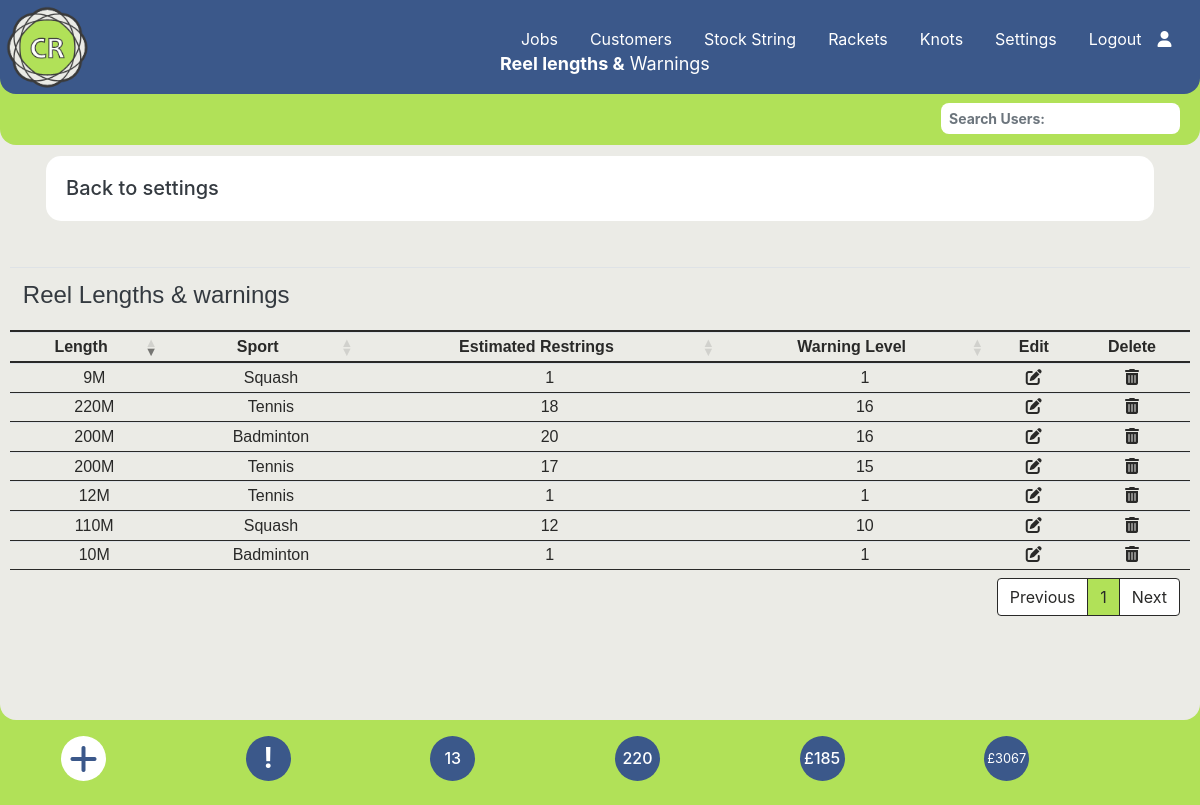
/reel-lengths.php (signed in), run on the app's committed database.
### tables this page shows
CREATE TABLE `reel_lengths` (
  `reel_length_id` int(3) NOT NULL,
  `length` int(4) NOT NULL,
  `warning_level` int(4) NOT NULL,
  `sport` int(3) NOT NULL
);

CREATE TABLE `sport` (
  `sportid` int(4) NOT NULL,
  `sportname` varchar(50) NOT NULL,
  `string_length_per_racket` int(3) NOT NULL,
  `image` varchar(100) NOT NULL
);

CREATE TABLE `settings` (
  `id` int(5) NOT NULL,
  `description` varchar(20) NOT NULL,
  `value` varchar(5) NOT NULL
);

### reel-lengths.php (the view, shortened to what this page needs)
<?php require_once('./Connections/wcba.php');
require_once('./menu.php');
$current_month_text = date("F");
$current_month_numeric = date("m");
$current_year = date("Y");
$query_Recordset6 = "SELECT * FROM stringjobs WHERE collection_date LIKE '___" . $current_month_numeric . "/" . $current_year . "%'ORDER BY job_id ASC;";
$Recordset6 = mysqli_query($conn, $query_Recordset6) or die(mysqli_error($conn));
$totalRows_Recordset6 = mysqli_num_rows($Recordset6);
$query_Recordset7 = "SELECT * FROM stringjobs ORDER BY job_id ASC;";
$Recordset7 = mysqli_query($conn, $query_Recordset7) or die(mysqli_error($conn));
$totalRows_Recordset7 = mysqli_num_rows($Recordset7);
$query_Recordset8 = "SELECT SUM(price) as SUM from stringjobs;";
$Recordset8 = mysqli_query($conn, $query_Recordset8) or die(mysqli_error($conn));
$row_Recordset8 = mysqli_fetch_assoc($Recordset8);
$sum = $row_Recordset8['SUM'];
$query_Recordset9 = "SELECT SUM(price) as SUM from stringjobs WHERE paid != '1';";
$Recordset9 = mysqli_query($conn, $query_Recordset9) or die(mysqli_error($conn));
$row_Recordset9 = mysqli_fetch_assoc($Recordset9);
$sum_owed = $row_Recordset9['SUM'];
$sql = "SELECT * FROM reel_lengths LEFT JOIN sport ON reel_lengths.sport = sport.sportid";
$Recordset4 = mysqli_query($conn, $sql) or die(mysqli_error($conn));
$row_Recordset4 = mysqli_fetch_assoc($Recordset4);
?>
<!DOCTYPE html>
<html lang="en">
<head>
  <link rel="stylesheet" href="https://cdnjs.cloudflare.com/ajax/libs/font-awesome/6.4.2/css/all.min.css">
  <link rel="stylesheet" href="https://stackpath.bootstrapcdn.com/bootstrap/4.3.1/css/bootstrap.min.css">
  <link rel="stylesheet" href="https://cdnjs.cloudflare.com/ajax/libs/bootstrap-datepicker/1.9.0/css/bootstrap-datepicker3.min.css">
  <link rel="stylesheet" href="./css/style.css">
  <link rel="stylesheet" type="text/css" href="https://cdn.datatables.net/1.13.6/css/dataTables.bootstrap4.min.css" />
</head>
<body data-spy="scroll" data-target="#main-nav">
  <?php
  echo $main_menus;
  ?>
  <div>
    <div class="home-section diva">
      <p class="fxdtext"><strong>Reel lengths &</strong> Warnings</p>
      <div class="container mt-3 pb-3 px-3 firstparavp">
        <div class="card cardvp">
          <div class="card-body">
            <a class="text-dark h5" href="./settings.php">Back to settings</a>
          </div>
        </div>
      </div>
      <table id="tblUser1" class="table-text table-hover table table-sm center" style="padding-top: 0; margin-top: 0">
        <thead>
          <tr>
            <th colspan="7">
              <div class="p-2 text-dark h4">Reel Lengths & warnings</div>
            </th>
          </tr>
          <tr>
            <th>
              Length
            </th>
            <th class="d-none d-lg-table-cell" style="text-align: center">
              Sport
            </th>
            <th style="text-align: center">
              Estimated Restrings
            </th>
            <th style="text-align: center">
              Warning Level
            </th>
            <th style="text-align: center">
              Edit
            </th>
            <th style="text-align: center">
              Delete
            </th>
          </tr>
        </thead>
        <tbody>
          <?php
          do {
            $estret = (round($row_Recordset4['length'] / $row_Recordset4['string_length_per_racket'])); ?>
            <tr>
              <td class="pl-3"><?php echo $row_Recordset4['length']; ?>M</td>
              <td class="d-none d-lg-table-cell pl-3" style="text-align: center"><?php echo $row_Recordset4['sportname']; ?></td>
              <td class="pl-3" style="text-align: center"><?php echo $estret; ?></td>
              <td class="pl-3" style="text-align: center"><?php echo $row_Recordset4['warning_level']; ?></td>
              <td style="text-align: center"><i class=" fa-solid fa-pen-to-square" data-toggle="modal" data-target="#LengthEdit<?php echo $row_Recordset4['reel_length_id']; ?>"></i></td>
              <td style="text-align: center">
                <i class=" fa-solid fa-trash-can" data-toggle="modal" data-target="#LengthDelete<?php echo $row_Recordset4['reel_length_id']; ?>"></i>
              </td>
            </tr>
          <?php
          } while ($row_Recordset4 = mysqli_fetch_assoc($Recordset4)); ?>
        </tbody>
      </table>
    </div>
  </div>
  <div class="container center">
    <div class="p-3 row">
      <div class="col-2">
        <a href="#" type="button" class="dot fa-solid fa-plus fa-2x" data-toggle="modal" data-target="#AddLength"></a>
      </div>
      <?php if (!empty($_SESSION['message'])) { ?>
        <div class="col-2">
          <h3 class="blinking" title="Warning Messages" data-toggle="modal" data-target="#warningModal"><strong>!</strong></h3>
        </div>
      <?php } else { ?>
        <div class="col-2">
          <h3 class="dotb" title="Warning Messages"><strong>!</strong></h3>
        </div>
      <?php } ?>
      <div class="col-2">
        <h3 class="dotbt h6 " title="Restrings for <?php echo $current_month_text; ?>"><?php echo $totalRows_Recordset6 ?></h3>
      </div>
      <div class="col-2">
        <a href="#" class="dotbt h6" title="Total restrings"><?php echo $totalRows_Recordset7 ?></a>
      </div>
      <div class="col-2">
        <a href="./jobs-unpaid.php" class="dotbt h6" title="Amount Owed"><?php echo "$currency" . $sum_owed ?></a>
      </div>
      <div class="col-2">
        <a href="#" class="dotbtt h7" title="Total Income"><small><?php echo "$currency" . $sum ?></small></a>
      </div>
    </div>
  </div>
</body>
</html>

### css/style.css (style rules this page uses)
body { background: #b1e158; color: #fff; z-index: 0; }
.fxdtext { position: fixed; top: 50px; left: 200px; font-weight: normal; font-size: 18px; color: #ffffff; z-index: 500; }
@media screen and (max-width: 2500px) { .fxdtext { left: 500px; } }
table.dataTable { clear: both; margin-top: 6px !important; margin-bottom: 6px !important; max-width: none !important; border-collapse: collapse !important; border-spacing: 0; padding-top: 120px; padding-left: 10px; padding-right: 10px; }
@media screen and (max-width: 2500px) { .table.dataTable { padding-top: 140px; font-size: 16px; } }
table.dataTable > thead > tr > th { border-bottom: 2px solid #292928; }
table.dataTable > tbody > tr > td { border-bottom: 1px solid #292928; }
.table-text { color: #292928; font-weight: normal; font: 14px Arial, sans-serif; }
.center { margin-left: auto; margin-right: auto; }
.home-section { background: #ebebe6; width: 100%; height: 670px; border-bottom-left-radius: 1rem; border-bottom-right-radius: 1rem; z-index: 1; }
@media screen and (max-width: 2500px) { .home-section { height: 720px; } }
a, a:hover, a:focus { color: inherit; text-decoration: none; transition: all 0.3s; }
.dot { height: 45px; width: 45px; background-color: #ffffff; border-radius: 50%; display: inline-block; color: #3b588a; display: flex; align-items: center; justify-content: center; }
.dotb { height: 45px; width: 45px; background-color: #3b588a; color: #ffffff; border-radius: 50%; display: inline-block; display: flex; align-items: center; justify-content: center; }
.dotbt { height: 45px; width: 45px; background-color: #3b588a; color: #ffffff; border-radius: 50%; display: inline-block; display: flex; align-items: center; justify-content: center; }
.dotbtt { height: 45px; width: 45px; background-color: #3b588a; color: #ffffff; border-radius: 50%; display: inline-block; display: flex; align-items: center; justify-content: center; }
.firstparavp { padding-top: 140px; z-index: 10; }
.nav-item { margin-left: 0rem; }
.nav-link { font-size: 16px; font-weight: 400; color: #ffffff; }
.cardvp { border-radius: 15px; border-style: solid; border-width: 0px; border-color: transparent; }
.diva { overflow-x: hidden; }
.dt-head-center { text-align: center; }

### data on the page
reel_lengths: length "200", sport.sportname "Badminton", length.string_length_per_racket "20", warning_level "16"
reel_lengths: length "110", sport.sportname "Squash", length.string_length_per_racket "12", warning_level "10"
reel_lengths: length "10", sport.sportname "Badminton", length.string_length_per_racket "1", warning_level "1"
reel_lengths: length "12", sport.sportname "Tennis", length.string_length_per_racket "1", warning_level "1"
reel_lengths: length "220", sport.sportname "Tennis", length.string_length_per_racket "18", warning_level "16"
reel_lengths: length "9", sport.sportname "Squash", length.string_length_per_racket "1", warning_level "1"
reel_lengths: length "200", sport.sportname "Tennis", length.string_length_per_racket "17", warning_level "15"
settings: value "£"

### other printed values
$_SESSION['loginmenu'] "Logout"
$totalRows_Recordset6 "13"
$totalRows_Recordset7 "220"
$sum_owed "185"
$sum "3067"
